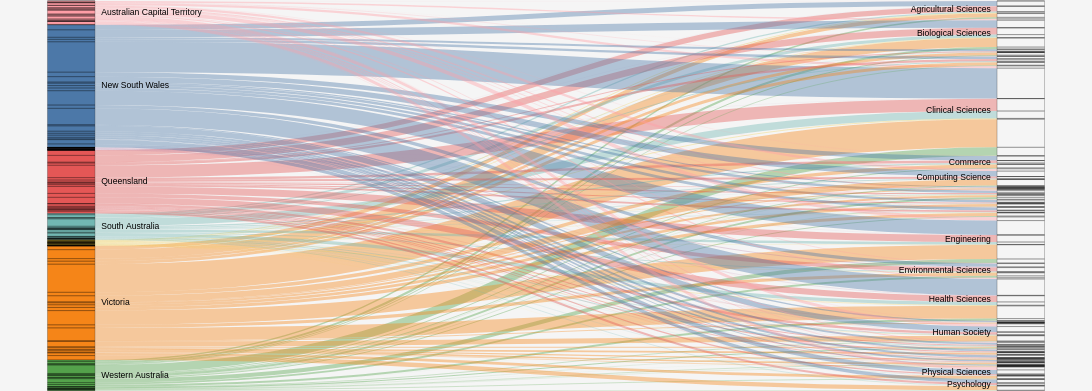

Here is the Vega-Lite specification saved for this chart:
### Vega specification from a JSON file in a GitHub repository (floating-point values rounded to 4 significant figures; data arrays with more than 128 entries replaced by an {"elided": "..."} marker saying what was removed)
{"$schema": "https://vega.github.io/schema/vega/v5.json", "height": 500, "width": 1400, "data": [{"name": "rawData", "values": {"elided": "184 records"}, "transform": [{"type": "formula", "expr": "datum.Field", "as": "stk2"}, {"type": "formula", "expr": "datum.State", "as": "stk1"}, {"type": "formula", "expr": "datum.Money", "as": "size"}]}, {"name": "nodes", "source": "rawData", "transform": [{"type": "filter", "expr": "!groupSelector || groupSelector.stk1 == datum.stk1 || groupSelector.stk2 == datum.stk2"}, {"type": "formula", "expr": "datum.stk1+datum.stk2", "as": "key"}, {"type": "fold", "fields": ["stk1", "stk2"], "as": ["stack", "grpId"]}, {"type": "formula", "expr": "datum.stack == 'stk1' ? datum.stk1+' '+datum.stk2 : datum.stk2+' '+datum.stk1", "as": "sortField"}, {"type": "stack", "groupby": ["stack"], "sort": {"field": "sortField", "order": "descending"}, "field": "size"}, {"type": "formula", "expr": "(datum.y0+datum.y1)/2", "as": "yc"}]}, {"name": "groups", "source": "nodes", "transform": [{"type": "aggregate", "groupby": ["stack", "grpId"], "fields": ["size"], "ops": ["sum"], "as": ["total"]}, {"type": "stack", "groupby": ["stack"], "sort": {"field": "grpId", "order": "descending"}, "field": "total"}, {"type": "formula", "expr": "scale('y', datum.y0)", "as": "scaledY0"}, {"type": "formula", "expr": "scale('y', datum.y1)", "as": "scaledY1"}, {"type": "formula", "expr": "datum.stack == 'stk1'", "as": "rightLabel"}, {"type": "formula", "expr": "datum.total/domain('y')[1]", "as": "percentage"}]}, {"name": "destinationNodes", "source": "nodes", "transform": [{"type": "filter", "expr": "datum.stack == 'stk2'"}]}, {"name": "edges", "source": "nodes", "transform": [{"type": "filter", "expr": "datum.stack == 'stk1'"}, {"type": "lookup", "from": "destinationNodes", "key": "key", "fields": ["key"], "as": ["target"]}, {"type": "linkpath", "orient": "horizontal", "shape": "diagonal", "sourceY": {"expr": "scale('y', datum.yc)"}, "sourceX": {"expr": "scale('x', 'stk1') + bandwidth('x')"}, "targetY": {"expr": "scale('y', datum.target.yc)"}, "targetX": {"expr": "scale('x', 'stk2')"}}, {"type": "formula", "expr": "range('y')[0]-scale('y', datum.size)", "as": "strokeWidth"}, {"type": "formula", "expr": "datum.size/domain('y')[1]", "as": "percentage"}]}], "scales": [{"name": "x", "type": "band", "range": "width", "domain": ["stk1", "stk2"], "paddingOuter": 0.05, "paddingInner": 0.95}, {"name": "y", "type": "linear", "range": "height", "domain": {"data": "nodes", "field": "y1"}}, {"name": "color", "type": "ordinal", "range": "category", "domain": {"data": "rawData", "field": "stk1"}}, {"name": "stackNames", "type": "ordinal", "range": ["Source", "Destination"], "domain": ["stk1", "stk2"]}], "marks": [{"type": "path", "name": "edgeMark", "from": {"data": "edges"}, "clip": true, "encode": {"update": {"stroke": [{"test": "groupSelector && groupSelector.stack=='stk1'", "scale": "viridis", "field": "stk2"}, {"scale": "color", "field": "stk1"}], "strokeWidth": {"field": "strokeWidth"}, "path": {"field": "path"}, "strokeOpacity": {"signal": "!groupSelector && (groupHover.stk1 == datum.stk1 || groupHover.stk2 == datum.stk2) ? 0.9 : 0.4"}, "zindex": {"signal": "!groupSelector && (groupHover.stk1 == datum.stk1 || groupHover.stk2 == datum.stk2) ? 1 : 0"}, "tooltip": {"signal": "datum.stk1 + ' → ' + datum.stk2 + '    ' + format(datum.size, ',.0f') + '   (' + format(datum.percentage, '.1%') + ')'"}}, "hover": {"strokeOpacity": {"value": 1}}}}, {"type": "rect", "name": "groupMark", "from": {"data": "groups"}, "encode": {"enter": {"fill": {"scale": "color", "field": "grpId"}, "width": {"scale": "x", "band": 1}}, "update": {"x": {"scale": "x", "field": "stack"}, "y": {"field": "scaledY0"}, "y2": {"field": "scaledY1"}, "fillOpacity": {"value": 1}, "tooltip": {"signal": "datum.grpId + '   ' + format(datum.total, ',.0f') + '   (' + format(datum.percentage, '.1%') + ')'"}}, "hover": {"fillOpacity": {"value": 1}}}}, {"type": "text", "from": {"data": "groups"}, "interactive": false, "encode": {"update": {"x": {"signal": "scale('x', datum.stack) + (datum.rightLabel ? bandwidth('x') + 8 : -8)"}, "yc": {"signal": "(datum.scaledY0 + datum.scaledY1)/2"}, "align": {"signal": "datum.rightLabel ? 'left' : 'right'"}, "baseline": {"value": "middle"}, "fontWeight": {"value": "normal"}, "text": {"signal": "abs(datum.scaledY0-datum.scaledY1) > 13 ? datum.grpId : ''"}}}}, {"type": "group", "data": [{"name": "dataForShowAll", "values": [{}], "transform": [{"type": "filter", "expr": "groupSelector"}]}], "encode": {"enter": {"xc": {"signal": "width/2"}, "y": {"value": 30}, "width": {"value": 80}, "height": {"value": 30}}}, "marks": [{"type": "group", "name": "groupReset", "from": {"data": "dataForShowAll"}, "encode": {"enter": {"cornerRadius": {"value": 6}, "fill": {"value": "#f5f5f5"}, "stroke": {"value": "#000"}, "strokeWidth": {"value": 2}, "height": {"field": {"group": "height"}}, "width": {"field": {"group": "width"}}}, "update": {"opacity": {"value": 1}}, "hover": {"opacity": {"value": 0.7}}}, "marks": [{"type": "text", "interactive": false, "encode": {"enter": {"xc": {"field": {"group": "width"}, "mult": 0.5}, "yc": {"field": {"group": "height"}, "mult": 0.5, "offset": 2}, "align": {"value": "center"}, "baseline": {"value": "middle"}, "fontWeight": {"value": "normal"}, "text": {"value": "Show All"}}}}]}]}, {"type": "rect", "from": {"data": "nodes"}, "encode": {"enter": {"stroke": {"value": "#000"}, "strokeWidth": {"value": 0.3}, "width": {"scale": "x", "band": 1}, "x": {"scale": "x", "field": "stack"}, "y": {"field": "y0", "scale": "y"}, "y2": {"field": "y1", "scale": "y"}}}}], "signals": [{"name": "groupHover", "value": {}, "on": [{"events": "@groupMark:mouseover", "update": "{stk1:datum.stack=='stk1' && datum.grpId, stk2:datum.stack=='stk2' && datum.grpId}"}, {"events": "mouseout", "update": "{}"}]}, {"name": "groupSelector", "value": false, "on": [{"events": "@groupMark:click!", "update": "{stack:datum.stack, stk1:datum.stack=='stk1' && datum.grpId, stk2:datum.stack=='stk2' && datum.grpId}"}, {"events": [{"type": "click", "markname": "groupReset"}, {"type": "dblclick"}], "update": "false"}]}], "config": {"font": "Poppins", "background": "rgb(245,245,245)"}}
